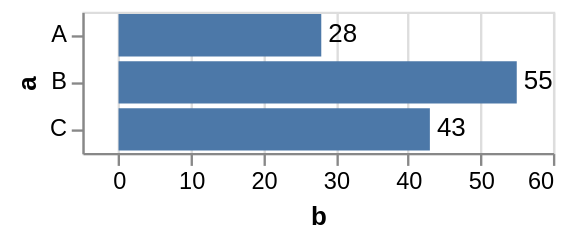

Here is the Vega-Lite specification saved for this chart:
### Vega specification from a JSON file in a GitHub repository (floating-point values rounded to 4 significant figures)
{"$schema": "https://vega.github.io/schema/vega/v5.json", "description": "Bar chart with text labels. Apply scale padding to make the frame cover the labels.", "background": "white", "padding": 5, "width": 200, "style": "cell", "data": [{"name": "source_0", "values": [{"a": "A", "b": 28}, {"a": "B", "b": 55}, {"a": "C", "b": 43}]}, {"name": "data_0", "source": "source_0", "transform": [{"type": "filter", "expr": "isValid(datum[\"b\"]) && isFinite(+datum[\"b\"])"}]}], "signals": [{"name": "y_step", "value": 20}, {"name": "height", "update": "bandspace(domain('y').length, 0.1, 0.05) * y_step"}], "marks": [{"name": "layer_0_marks", "type": "rect", "style": ["bar"], "from": {"data": "data_0"}, "encode": {"update": {"fill": {"value": "#4c78a8"}, "ariaRoleDescription": {"value": "bar"}, "description": {"signal": "\"a: \" + (isValid(datum[\"a\"]) ? datum[\"a\"] : \"\"+datum[\"a\"]) + \"; b: \" + (format(datum[\"b\"], \"\"))"}, "x": {"scale": "x", "field": "b"}, "x2": {"scale": "x", "value": 0}, "y": {"scale": "y", "field": "a"}, "height": {"scale": "y", "band": 1}}}}, {"name": "layer_1_marks", "type": "text", "style": ["text"], "from": {"data": "data_0"}, "encode": {"update": {"align": {"value": "left"}, "baseline": {"value": "middle"}, "dx": {"value": 3}, "fill": {"value": "black"}, "description": {"signal": "\"a: \" + (isValid(datum[\"a\"]) ? datum[\"a\"] : \"\"+datum[\"a\"]) + \"; b: \" + (format(datum[\"b\"], \"\"))"}, "x": {"scale": "x", "field": "b"}, "y": {"scale": "y", "field": "a", "band": 0.5}, "text": {"signal": "format(datum[\"b\"], \"\")"}}}}], "scales": [{"name": "x", "type": "linear", "domain": {"data": "data_0", "field": "b"}, "range": [0, {"signal": "width"}], "padding": 10, "nice": true, "zero": true}, {"name": "y", "type": "band", "domain": {"data": "data_0", "field": "a", "sort": true}, "range": {"step": {"signal": "y_step"}}, "paddingInner": 0.1, "paddingOuter": 0.05}], "axes": [{"scale": "x", "orient": "bottom", "gridScale": "y", "grid": true, "tickCount": {"signal": "ceil(width/40)"}, "domain": false, "labels": false, "aria": false, "maxExtent": 0, "minExtent": 0, "ticks": false, "zindex": 0}, {"scale": "x", "orient": "bottom", "grid": false, "title": "b", "labelFlush": true, "labelOverlap": true, "tickCount": {"signal": "ceil(width/40)"}, "zindex": 0}, {"scale": "y", "orient": "left", "grid": false, "title": "a", "zindex": 0}]}
